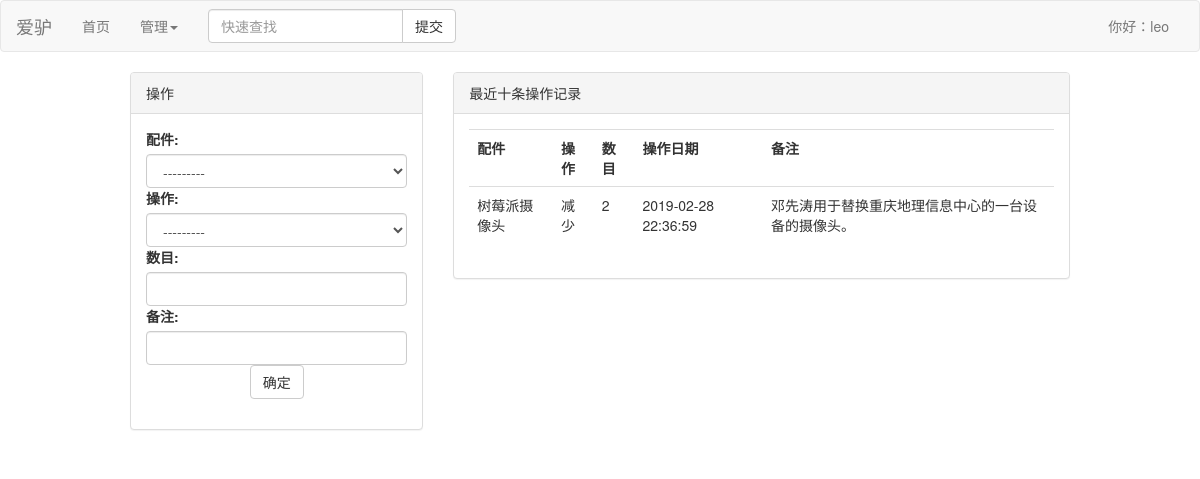
The app's page /operate/ (signed in), older data.
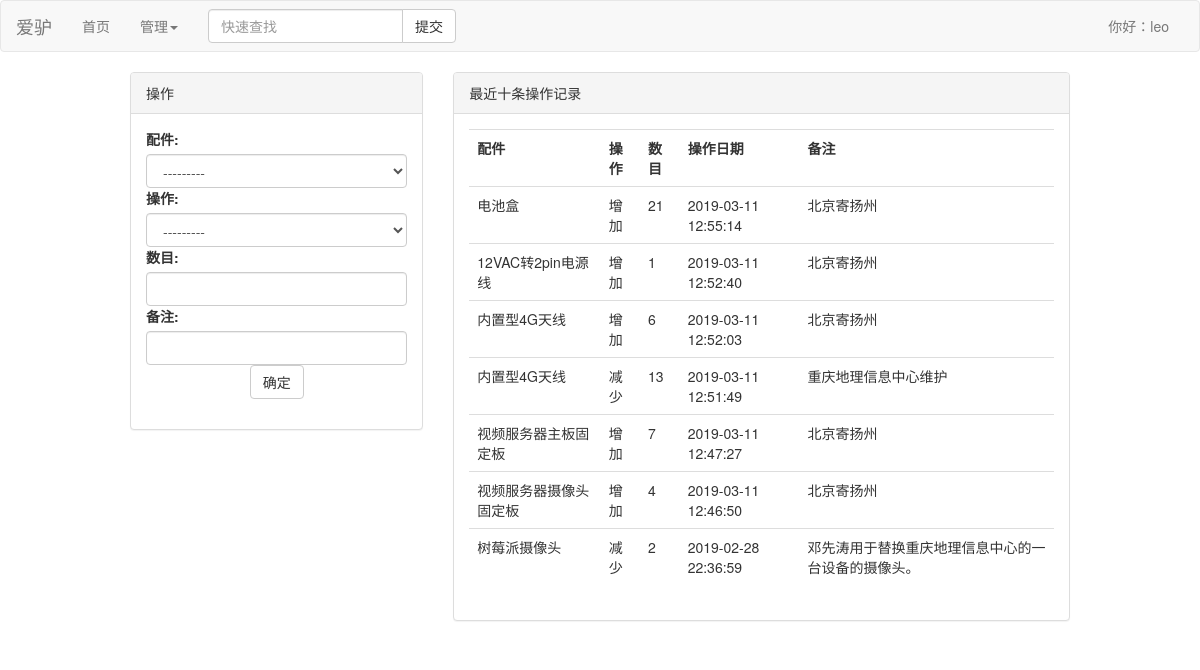
The same page, newer data.
### store/models.py (models this page shows, shortened)
class Operation(models.Model):
    OPERATIONS = (('plus', '增加'), ('minus', '减少'))
    item = models.ForeignKey(Item, on_delete=models.DO_NOTHING, verbose_name='配件')
    operate = models.CharField(max_length=8, choices=OPERATIONS, verbose_name='操作')
    num = models.IntegerField(verbose_name='数目')
    operated_time = models.DateTimeField(auto_now_add=True, verbose_name='操作日期')
    note = models.CharField(max_length=128, verbose_name='备注')
    class Meta:
        verbose_name = '操作记录'
        verbose_name_plural = verbose_name
        ordering = ('-operated_time',)

class Item(models.Model):
    CHOICES = (('YZ', '扬州'), ('BJ', '北京'), ('CQ', '重庆'))
    name = models.CharField(max_length=30, verbose_name='配件名')
    qty = models.IntegerField(verbose_name='数量')
    city = models.CharField(max_length=8, choices=CHOICES, verbose_name='城市')
    who_does = models.ForeignKey(User, on_delete=models.DO_NOTHING, verbose_name='操作人')
    note = models.CharField(max_length=128, verbose_name='备注')
    modify_date = models.DateTimeField(auto_now=True, verbose_name='修改日期')
    def __str__(self):
        return self.name
    class Meta:
        verbose_name = "配件"
        verbose_name_plural = verbose_name

### store/views.py (the view)
# urls.py: path('operate/', views.do_operate, name='do_operate'),
@login_required
def do_operate(request):
    operations = Operation.objects.all()[:10]
    if request.method == 'POST':
        operate_form = OperateForm(request.POST)
        if operate_form.is_valid():
            operate_item = operate_form.cleaned_data['item']
            operate = operate_form.cleaned_data['operate']
            num = operate_form.cleaned_data['num']
            note = operate_form.cleaned_data['note']
            item = Item.objects.get(name=operate_item)
            item_qty = item.qty
            if operate == 'plus':
                item.qty += num
                item.save()
                operation = {
                    'item': operate_item,
                    'operate': operate,
                    'num': num,
                    'note': note,
                }
                Operation.objects.create(**operation)
            else:
                if num > item_qty:
                    messages.warning(request, '减少数量不能大于库存')
                else:
                    item.qty -= num
                    item.save()
                    operation = {
                        'item': operate_item,
                        'operate': operate,
                        'num': num,
                        'note': note,
                    }
                    Operation.objects.create(**operation)
    else:
        operate_form = OperateForm()
    context = {
        'operations': operations,
        'operate_form': operate_form,
    }
    return render(request, 'store/operate.html', context)

### store/forms.py
class OperateForm(forms.ModelForm):
    class Meta:
        model = Operation
        fields = ('item', 'operate', 'num', 'note')
        widgets = {
            'item': forms.Select(
                attrs={
                    'class': 'form-control',
                }
            ),
            'operate': forms.Select(
                attrs={
                    'class': 'form-control',
                }
            ),
            'num': forms.NumberInput(
                attrs={
                    'class': 'form-control',
                    'autocomplete': 'off',
                }
            ),
            'note': forms.TextInput(
                attrs={
                    'class': 'form-control',
                }
            )
        }

### store/templates/store/operate.html (shortened to what this page needs)
{%  extends 'base.html' %}
{% block content %}
<div class="container-fluid">
    <div class="row">
        <div class="col-sm-4 col-xs-12">
            <div class="panel panel-default">
                <div class="panel-heading">操作</div>
                <div class="panel-body">
                    <form action="{% url 'do_operate' %}" method="post">
                        <div class="form-group">
                            {{ operate_form }}
                            <button type="submit" class="btn btn-default center-block">确定</button>
                        </div>
                    </form>
                </div>
            </div>
        </div>
        <div class="col-md-8 col-xs-12">
            <div class="panel panel-default">
                <div class="panel-heading">最近十条操作记录</div>
                <div class="panel-body">
                    <table class="table">
                        <tr>
                            <th>配件</th>
                            <th>操作</th>
                            <th>数目</th>
                            <th>操作日期</th>
                            <th>备注</th>
                        </tr>
                        {% for operation in operations %}
                        <tr>
                            <td>{{ operation.item }}</td>
                            <td>{{ operation.get_operate_display }}</td>
                            <td>{{ operation.num }}</td>
                            <td>{{ operation.operated_time|date:"Y-m-d H:i:s" }}</td>
                            <td>{{ operation.note }}</td>
                        </tr>
                        {% empty %}
                        <tr>暂无记录</tr>
                        {% endfor %}
                    </table>
                </div>
            </div>
        </div>
    </div>
</div>
{% endblock %}

Row changes from the older to the newer data that the page shows:
added Operation: item "电池盒", operate "增加", num "21", operated_time "2019-03-11 12:55:14", note "北京寄扬州"
added Operation: item "12VAC转2pin电源线", operate "增加", num "1", operated_time "2019-03-11 12:52:40", note "北京寄扬州"
added Operation: item "内置型4G天线", operate "增加", num "6", operated_time "2019-03-11 12:52:03", note "北京寄扬州"
added Operation: item "内置型4G天线", operate "减少", num "13", operated_time "2019-03-11 12:51:49", note "重庆地理信息中心维护"
added Operation: item "视频服务器主板固定板", operate "增加", num "7", operated_time "2019-03-11 12:47:27", note "北京寄扬州"
added Operation: item "视频服务器摄像头固定板", operate "增加", num "4", operated_time "2019-03-11 12:46:50", note "北京寄扬州"
